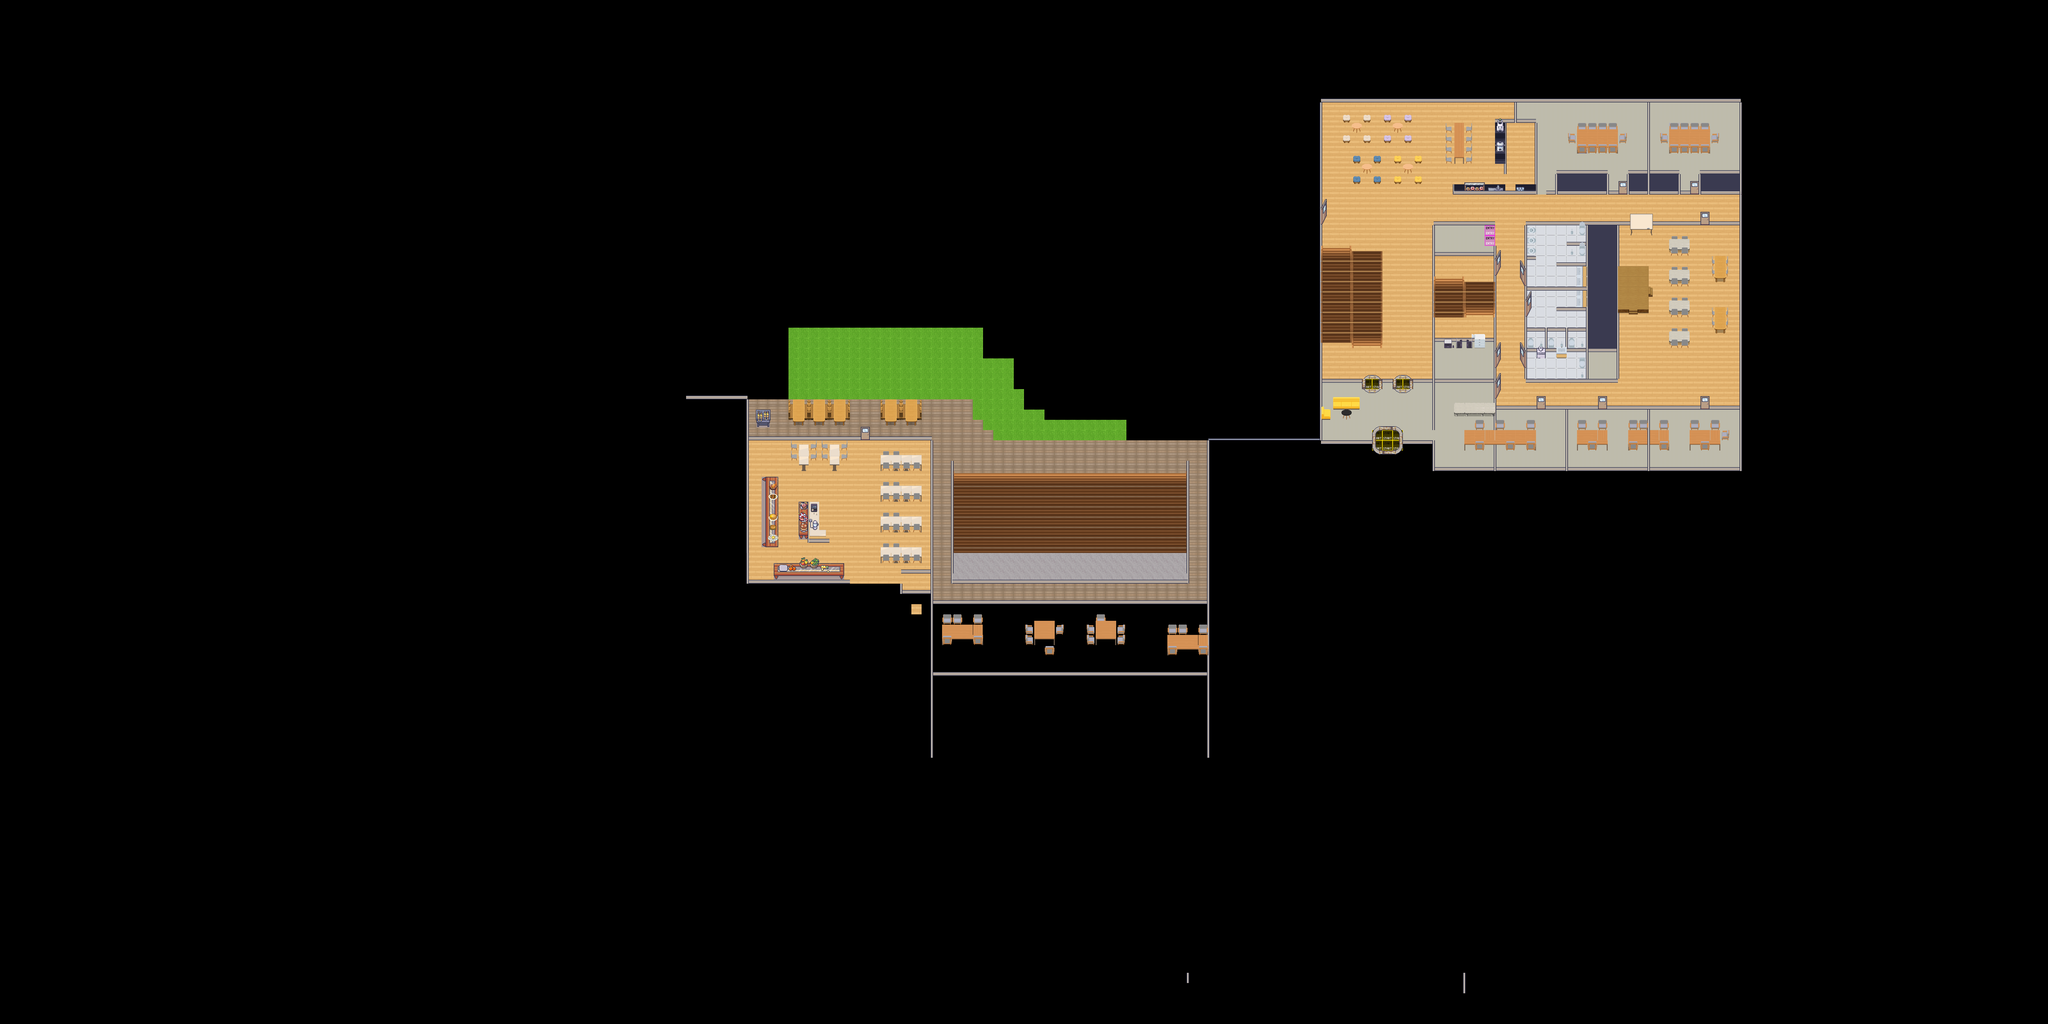

A 2D game scene composited from a Tiled map and its tileset images. What follows is a short description and the map's XML, with each tile layer's data collapsed to a summary:
An orthogonal 200x100 tile map with 32x32 px tiles, 11 tile layers (Boden draußen, Boden innen, Wände waagerecht, Wände senkrecht, ...), 25 tilesets.

<map version="1.9" tiledversion="1.9.0" orientation="orthogonal" renderorder="right-down" width="200" height="100" tilewidth="32" tileheight="32" infinite="0" nextlayerid="18" nextobjectid="1">
 <editorsettings>
  <export target="map..tmx" format="tmx" />
 </editorsettings>
 <tileset firstgid="1" name="WA_Decoration" tilewidth="32" tileheight="32" tilecount="96" columns="12">
  <image source="../my-map-master/my-map-master/tilesets/WA_Decoration.png" width="384" height="256" />
 </tileset>
 <tileset firstgid="97" name="WA_Exterior" tilewidth="32" tileheight="32" tilecount="850" columns="25">
  <image source="../my-map-master/my-map-master/tilesets/WA_Exterior.png" width="800" height="1088" />
 </tileset>
 <tileset firstgid="947" name="WA_Miscellaneous" tilewidth="32" tileheight="32" tilecount="110" columns="10">
  <image source="../my-map-master/my-map-master/tilesets/WA_Miscellaneous.png" width="320" height="352" />
 </tileset>
 <tileset firstgid="1057" name="WA_Other_Furniture" tilewidth="32" tileheight="32" tilecount="156" columns="12">
  <image source="../my-map-master/my-map-master/tilesets/WA_Other_Furniture.png" width="384" height="416" />
 </tileset>
 <tileset firstgid="1213" name="WA_Room_Builder" tilewidth="32" tileheight="32" tilecount="1000" columns="25">
  <image source="../my-map-master/my-map-master/tilesets/WA_Room_Builder.png" width="800" height="1280" />
 </tileset>
 <tileset firstgid="2213" name="WA_Seats" tilewidth="32" tileheight="32" tilecount="182" columns="13">
  <image source="../my-map-master/my-map-master/tilesets/WA_Seats.png" width="416" height="448" />
 </tileset>
 <tileset firstgid="2395" name="WA_Special_Zones" tilewidth="32" tileheight="32" tilecount="12" columns="6">
  <image source="../my-map-master/my-map-master/tilesets/WA_Special_Zones.png" width="192" height="64" />
 </tileset>
 <tileset firstgid="2407" name="WA_Tables" tilewidth="32" tileheight="32" tilecount="270" columns="10">
  <image source="../my-map-master/my-map-master/tilesets/WA_Tables.png" width="320" height="864" />
 </tileset>
 <tileset firstgid="2677" name="WA_User_Interface" tilewidth="32" tileheight="32" tilecount="273" columns="13">
  <image source="../my-map-master/my-map-master/tilesets/WA_User_Interface.png" width="416" height="672" />
 </tileset>
 <tileset firstgid="2950" name="Interiors_free_32x32" tilewidth="32" tileheight="32" tilecount="1424" columns="16">
  <image source="../Modern_Interiors_Free_v2.2/Modern tiles_Free/Interiors_free/32x32/Interiors_free_32x32.png" width="512" height="2848" />
 </tileset>
 <tileset firstgid="4374" name="Room_Builder_free_32x32" tilewidth="32" tileheight="32" tilecount="391" columns="17">
  <image source="../Modern_Interiors_Free_v2.2/Modern tiles_Free/Interiors_free/32x32/Room_Builder_free_32x32.png" width="544" height="736" />
 </tileset>
 <tileset firstgid="4765" name="UI_32x32" tilewidth="32" tileheight="32" tilecount="252" columns="18">
  <image source="../Modern_Interiors_v41.2_test/Modern_Interiors/4_User_Interface_Elements/UI_32x32.png" width="576" height="448" />
 </tileset>
 <tileset firstgid="5017" name="Room_Builder_Floors_32x32" tilewidth="32" tileheight="32" tilecount="600" columns="15">
  <image source="../Modern_Interiors_v41.2_test/Modern_Interiors/1_Interiors/32x32/Room_Bulder_subfiles_32x32/Room_Builder_Floors_32x32.png" width="480" height="1280" />
 </tileset>
 <tileset firstgid="5617" name="Room_Builder_Floor_Connectors_32x32" tilewidth="32" tileheight="32" tilecount="252" columns="7">
  <image source="../Modern_Interiors_v41.2_test/Modern_Interiors/1_Interiors/32x32/Room_Bulder_subfiles_32x32/Room_Builder_Floor_Connectors_32x32.png" width="224" height="1152" />
 </tileset>
 <tileset firstgid="5869" name="Room_Builder_baseboards_32x32" tilewidth="32" tileheight="32" tilecount="36" columns="6">
  <image source="../Modern_Interiors_v41.2_test/Modern_Interiors/1_Interiors/32x32/Room_Bulder_subfiles_32x32/Room_Builder_baseboards_32x32.png" width="192" height="192" />
 </tileset>
 <tileset firstgid="5905" name="1_Generic_32x32" tilewidth="32" tileheight="32" tilecount="1248" columns="16">
  <image source="../Modern_Interiors_v41.2_test/Modern_Interiors/1_Interiors/32x32/Theme_Sorter_32x32/1_Generic_32x32.png" width="512" height="2496" />
 </tileset>
 <tileset firstgid="7153" name="2_LivingRoom_32x32" tilewidth="32" tileheight="32" tilecount="720" columns="16">
  <image source="../Modern_Interiors_v41.2_test/Modern_Interiors/1_Interiors/32x32/Theme_Sorter_32x32/2_LivingRoom_32x32.png" width="512" height="1440" />
 </tileset>
 <tileset firstgid="7873" name="5_Classroom_and_library_32x32" tilewidth="32" tileheight="32" tilecount="544" columns="16">
  <image source="../Modern_Interiors_v41.2_test/Modern_Interiors/1_Interiors/32x32/Theme_Sorter_32x32/5_Classroom_and_library_32x32.png" width="512" height="1088" />
 </tileset>
 <tileset firstgid="8417" name="12_Kitchen_32x32" tilewidth="32" tileheight="32" tilecount="784" columns="16">
  <image source="../Modern_Interiors_v41.2_test/Modern_Interiors/1_Interiors/32x32/Theme_Sorter_32x32/12_Kitchen_32x32.png" width="512" height="1568" />
 </tileset>
 <tileset firstgid="9201" name="13_Conference_Hall_32x32" tilewidth="32" tileheight="32" tilecount="192" columns="16">
  <image source="../Modern_Interiors_v41.2_test/Modern_Interiors/1_Interiors/32x32/Theme_Sorter_32x32/13_Conference_Hall_32x32.png" width="512" height="384" />
 </tileset>
 <tileset firstgid="9393" name="Room_Builder_borders_32x32" tilewidth="32" tileheight="32" tilecount="450" columns="45">
  <image source="../Modern_Interiors_v41.2_test/Modern_Interiors/1_Interiors/32x32/Room_Bulder_subfiles_32x32/Room_Builder_borders_32x32.png" width="1440" height="320" />
 </tileset>
 <tileset firstgid="9843" name="animated_door_5_locked_32x32" tilewidth="32" tileheight="32" tilecount="8" columns="4">
  <image source="../Modern_Interiors_v41.2_test/Modern_Interiors/3_Animated_objects/32x32/spritesheets/animated_door_5_locked_32x32.png" width="128" height="64" />
 </tileset>
 <tileset firstgid="9851" name="3_Bathroom_32x32" tilewidth="32" tileheight="32" tilecount="896" columns="16">
  <image source="../Modern_Interiors_v41.2_test/Modern_Interiors/1_Interiors/32x32/Theme_Sorter_32x32/3_Bathroom_32x32.png" width="512" height="1792" />
 </tileset>
 <tileset firstgid="10747" name="animated_door_big_5_32x32" tilewidth="32" tileheight="32" tilecount="15" columns="5">
  <image source="../Modern_Interiors_v41.2_test/Modern_Interiors/3_Animated_objects/32x32/spritesheets/animated_door_big_5_32x32.png" width="160" height="96" />
 </tileset>
 <tileset firstgid="10762" name="Room_Builder_Arched_Entryways_32x32" tilewidth="32" tileheight="32" tilecount="320" columns="10">
  <image source="../Modern_Interiors_v41.2_test/Modern_Interiors/1_Interiors/32x32/Room_Bulder_subfiles_32x32/Room_Builder_Arched_Entryways_32x32.png" width="320" height="1040" />
 </tileset>
 <layer id="6" name="Boden draußen" width="200" height="100">
  <data>[20000 cells, 703 non-empty, 3 distinct tile ids]</data>
 </layer>
 <layer id="1" name="Boden innen" width="200" height="100">
  <data>[20000 cells, 1701 non-empty, 16 distinct tile ids]</data>
 </layer>
 <layer id="8" name="Wände waagerecht" width="200" height="100">
  <data>[20000 cells, 381 non-empty, 5 distinct tile ids]</data>
 </layer>
 <layer id="12" name="Wände senkrecht" width="200" height="100">
  <data>[20000 cells, 569 non-empty, 4 distinct tile ids]</data>
 </layer>
 <layer id="15" name="Zone" width="200" height="100">
  <data>[20000 cells, 12 non-empty, 2 distinct tile ids]</data>
 </layer>
 <layer id="13" name="Tür &amp; Fenster" width="200" height="100">
  <data>[20000 cells, 298 non-empty, 19 distinct tile ids]</data>
 </layer>
 <layer id="16" name="Treppe" width="200" height="100">
  <data>[20000 cells, 283 non-empty, 23 distinct tile ids]</data>
 </layer>
 <layer id="10" name="Möbel unten" width="200" height="100">
  <data>[20000 cells, 226 non-empty, 50 distinct tile ids]</data>
 </layer>
 <layer id="11" name="Möbel oben" width="200" height="100">
  <data>[20000 cells, 257 non-empty, 62 distinct tile ids]</data>
 </layer>
 <layer id="14" name="Objekte" width="200" height="100">
  <data>[20000 cells, 39 non-empty, 32 distinct tile ids]</data>
 </layer>
 <layer id="17" name="Wände oben" width="200" height="100">
  <data>[20000 cells, 86 non-empty, 3 distinct tile ids]</data>
 </layer>
</map>
